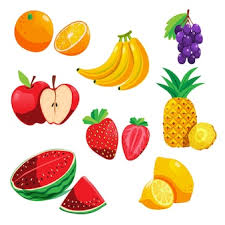
#> input picture OpenCV - Tutorials/#2 Image Processing/fruits.jpeg, 225 x 225 px
$ jupyter execute '#3-Blurring-an-Image.ipynb'
#> lines starting #> are read from the running program, lines starting #| are printed output that depends on the picture
# Python | Image blurring using OpenCV:
https://www.geeksforgeeks.org/python-image-blurring-using-opencv/

## Main Webpage:
https://www.geeksforgeeks.org/opencv-python-tutorial/

Image Blurring refers to making the image less clear or distinct. It is done with the help of various low pass filter kernels. Advantages of blurring:
- It helps in Noise removal. As noise is considered as high pass signal so by the application of low pass filter kernel we restrict noise.
- It helps in smoothing the image.
- Low intensity edges are removed.
- It helps in hiding the details when necessary. For e.g. in many cases police deliberately want to hide the face of the victim, in such cases blurring is required.

Important types of blurring:
- Gaussian Blurring:Gaussian blur is the result of blurring an image by a Gaussian function. It is a widely used effect in graphics software, typically to reduce image noise and reduce detail. It is also used as a preprocessing stage before applying our machine learning or deep learning models. E.g. of a Gaussian kernel(3×3)

- Median Blur: The Median Filter is a non-linear digital filtering technique, often used to remove noise from an image or signal. Median filtering is very widely used in digital image processing because, under certain conditions, it preserves edges while removing noise. It is one of the best algorithms to remove Salt and pepper noise.
- Bilateral Blur: A bilateral filter is a non-linear, edge-preserving, and noise-reducing smoothing filter for images. It replaces the intensity of each pixel with a weighted average of intensity values from nearby pixels. This weight can be based on a Gaussian distribution. Thus, sharp edges are preserved while discarding the weak ones.

[cell 1]
# importing libraries
import cv2
import numpy as np

image = cv2.imread('fruits.jpeg')
#> image is the input picture: shape (225, 225, 3); mean B, G, R 178.6, 207.5, 233.5

cv2.imshow('Original Image', image)
cv2.waitKey(0)

# Gaussian Blur
Gaussian = cv2.GaussianBlur(image, (7, 7), 0)
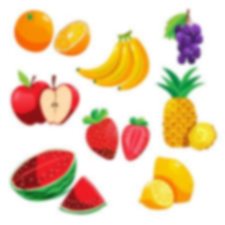
#> Gaussian: shape (225, 225, 3); mean B, G, R 178.6, 207.5, 233.5
cv2.imshow('Gaussian Blurring', Gaussian)
cv2.waitKey(0)

# Median Blur
median = cv2.medianBlur(image, 5)
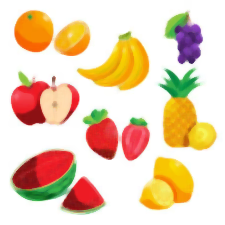
#> median: shape (225, 225, 3); mean B, G, R 179.2, 208.5, 235.3
cv2.imshow('Median Blurring', median)
cv2.waitKey(0)


# Bilateral Blur
bilateral = cv2.bilateralFilter(image, 9, 75, 75)
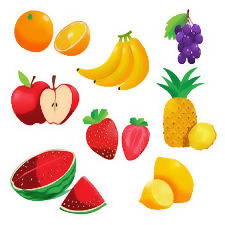
#> bilateral: shape (225, 225, 3); mean B, G, R 178.7, 207.7, 233.8
cv2.imshow('Bilateral Blurring', bilateral)
cv2.waitKey(0)
cv2.destroyAllWindows()
